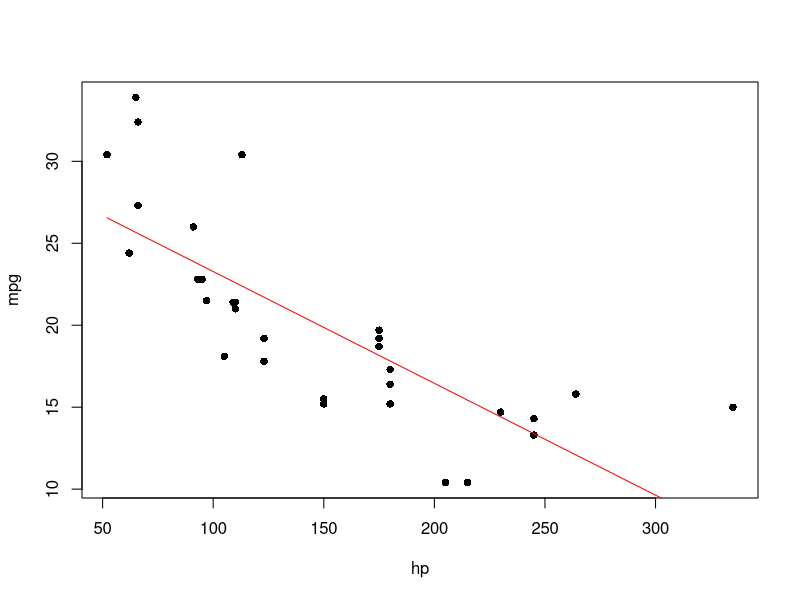
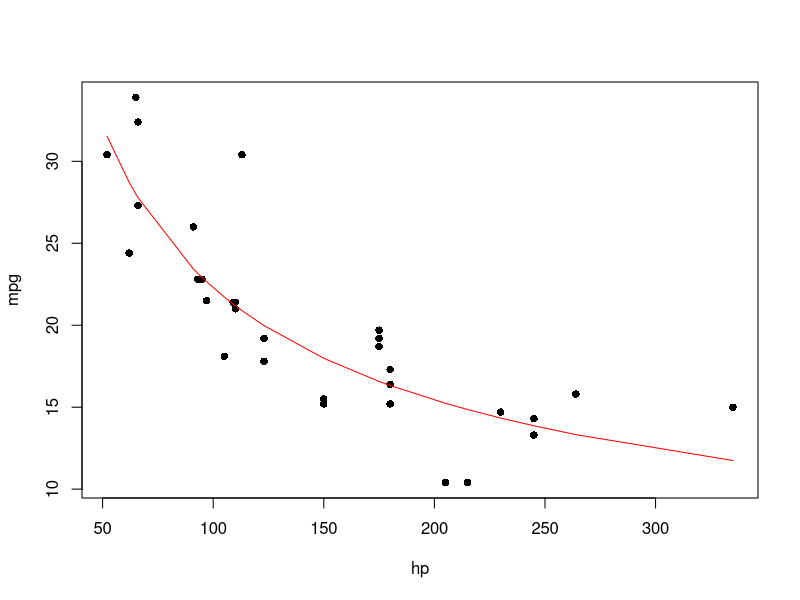
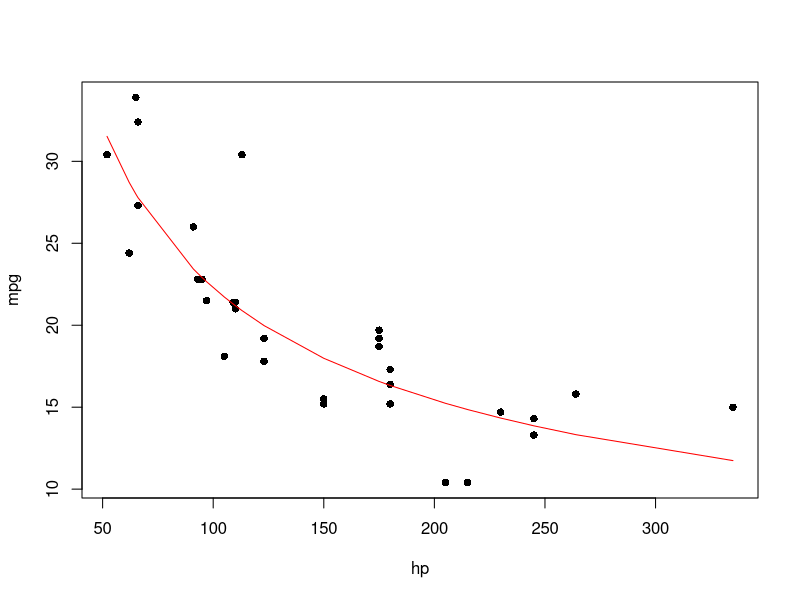
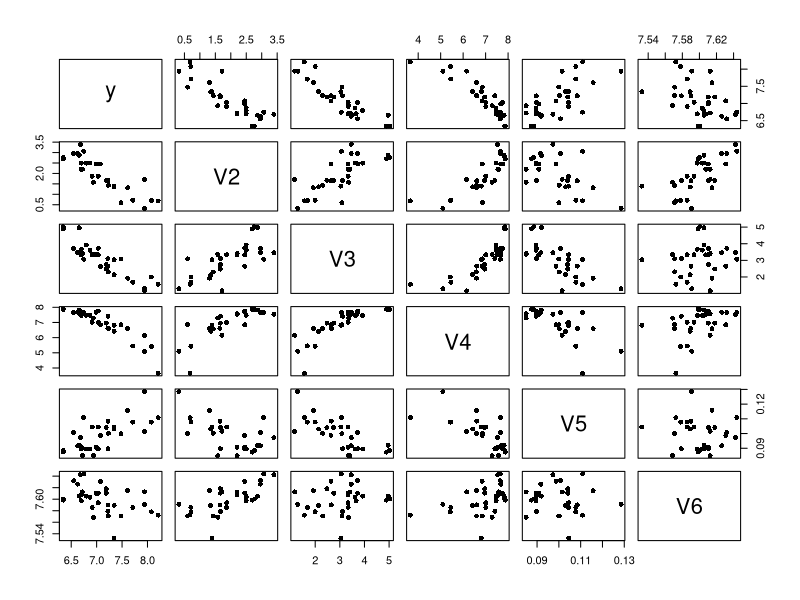

The R source for these figures, in order:
# JOHNSON


djohnson <- function(x, gamma = 0, delta = 1, xi = 0, lambda = 1) {
    z <- (x - xi) / lambda
    t0 <- delta / (lambda * sqrt(2 * pi))
    t1 <- 1 / sqrt(1 + z ^ 2)
    t2 <- exp(1) ^ (-0.5 * (gamma + delta * asinh(z)) ^ 2)
    (t0 * t1 * t2)
}

pjohnson <- function(q, gamma = 0, delta = 1, xi = 0, lambda = 1) {
    pnorm(gamma + delta * asinh((q - xi) / lambda))
}

qjohnson <- function(p, gamma = 0, delta = 1, xi = 0, lambda = 1) {
    xi + lambda * sinh((qnorm(p) - gamma) / delta)
}

rjohnson <- function(n, gamma = 0, delta = 1, xi = 0, lambda = 1) {
    lambda * sinh((qnorm(runif(n)) - gamma) / delta) + xi
}


# NORMALIZATION


znorm <- function(x) {
    # parameterization
    mu <- mean(x)
    sigma <- sd(x)

    # functions
    normalize <- function(q)
        (q - mu) / sigma
    denormalize <- function(z)
        sigma * z + mu

    # return
    list(normalize = normalize,
         denormalize = denormalize,
         mean = mu,
         sd = sigma,
         x = x,
         z = normalize(x))
}

zjohnson <- function(x) {
    # default parameters
    gdxl <- c(gamma = 0, delta = 1, xi = 0, lambda = 1)

    # parameterization
    opt <- optim(gdxl, function(gdxl) {
        z <- qnorm(pjohnson(x, gdxl[1], gdxl[2], gdxl[3], gdxl[4]))
        suppressWarnings(ks.test(z, "pnorm")$p.value)
    })

    # binding
    gdxl <- opt$par
    zn <- znorm(qnorm(pjohnson(x, gdxl[1], gdxl[2], gdxl[3], gdxl[4])))

    # functions
    normalize <- function(q)
        zn$normalize(qnorm(pjohnson(q, gdxl[1], gdxl[2], gdxl[3], gdxl[4])))
    denormalize <- function(z)
        qjohnson(pnorm(zn$denormalize(z)), gdxl[1], gdxl[2], gdxl[3], gdxl[4])

    # return
    list(normalize = normalize,
         denormalize = denormalize,
         gamma = gdxl[1],
         delta = gdxl[2],
         xi = gdxl[3],
         lambda = gdxl[4],
         x = x,
         z = normalize(x))
}


# JOINT NORMALIZATION


# This process optimizes the linear relationship in a bivariate setting through joint normalization with the Johnson SU distribution.
# lm.johnson <- function(x, y, iterations = 3) {
#     prm <- c(0, 1, 0, 1,
#              0, 1, 0, 1)

#     for (k in 1:iterations) {
#         opt <- optim(prm, function(prm) {
#             gdxl_x <- prm[1:4]
#             gdxl_y <- prm[5:8]

#             xn <- qnorm(pjohnson(x, gdxl_x[1], gdxl_x[2], gdxl_x[3], gdxl_x[4]))
#             yn <- qnorm(pjohnson(y, gdxl_y[1], gdxl_y[2], gdxl_y[3], gdxl_y[4]))

#             tryCatch({
#                 m <- lm(yn ~ xn)
#                 suppressWarnings(ks.test(m$residuals, "pnorm")$p.value)
#             }, error = function(e) {
#                 Inf
#             })
#         })

#         prm <- opt$par
#     }

#     gdxl_x <- prm[1:4]
#     gdxl_y <- prm[5:8]

#     xn <- qnorm(pjohnson(x, gdxl_x[1], gdxl_x[2], gdxl_x[3], gdxl_x[4]))
#     yn <- qnorm(pjohnson(y, gdxl_y[1], gdxl_y[2], gdxl_y[3], gdxl_y[4]))

#     # xi <- seq(min(xn), max(xn), length.out = 300)
#     xi <- xn
#     m <- lm(yn ~ xn)
#     print(summary(m))
#     yi <- predict(m, data.frame(xn = xi))

#     xq <- qjohnson(pnorm(xi), gdxl_x[1], gdxl_x[2], gdxl_x[3], gdxl_x[4])
#     yq <- qjohnson(pnorm(yi), gdxl_y[1], gdxl_y[2], gdxl_y[3], gdxl_y[4])

#     list(x = xq, y = yq)
# }


# TESTING


df <- mtcars[order(mtcars$hp), ]
str(df)

{
    attach(df)

    jhp <- zjohnson(hp)
    jwt <- zjohnson(wt)
    jmpg <- zjohnson(mpg)

    summary(lm(mpg ~ hp))
    summary(lm(log(mpg) ~ log(hp)))
    summary(lm(jmpg$z ~ jhp$z))

    summary(lm(mpg ~ hp + wt))
    summary(lm(log(mpg) ~ log(hp) + log(wt)))
    summary(lm(jmpg$z ~ jhp$z + jwt$z))

    response <- mpg
    predictors <- list(hp, wt, disp, drat, qsec)

    prm <- rep(c(0, 1), 2 * (1 + length(predictors)))
    last <- 1
    better <- TRUE
    while (better) {
        opt <- optim(prm, function(prm) {
            y <- qnorm(pjohnson(response, prm[1], prm[2], prm[3], prm[4]))
            x <- rowSums(sapply(1:length(predictors), function(k) {
                qnorm(pjohnson(predictors[[k]], prm[4 * k + 1], prm[4 * k + 2], prm[4 * k + 3], prm[4 * k + 4]))
            }))
            tryCatch({
                m <- lm(y ~ x)
                summary(m)$coefficients[2, 4]
            }, error = function(e) {
                Inf
            })
        })

        prm <- opt$par
        print(opt$value / last)
        if (0.999 < (opt$value / last)) {
            better <- FALSE
        }
        last <- opt$value
    }
}

with(df, {
    pdf("nlj.pdf", 9, 6)

    plot(hp, mpg, pch = 16)
    lines(hp, lm(mpg ~ hp)$fitted.values, col = "red")

    plot(hp, mpg, pch = 16)
    lines(hp, exp(lm(log(mpg) ~ log(hp))$fitted.values), col = "red")

    jhp <- zjohnson(hp)
    jmpg <- zjohnson(mpg)

    plot(hp, mpg, pch = 16)
    lines(hp, jmpg$denormalize(lm(jmpg$z ~ jhp$z)$fitted.values), col = "red")

    dev.off()
})

{
    pdf("nlj.pdf", 9, 9)

    y <- qnorm(pjohnson(response, prm[1], prm[2], prm[3], prm[4]))
    x <- sapply(1:length(predictors), function(k) {
        qnorm(pjohnson(predictors[[k]], prm[4 * k + 1], prm[4 * k + 2], prm[4 * k + 3], prm[4 * k + 4]))
    })
    mat <- as.data.frame(cbind(y, x))
    m <- lm(y ~ rowSums(x))
    summary(m)

    plot(mat, pch = 16)
    pnorm(y)
    qjohnson(pnorm(y), prm[1], prm[2], prm[3], prm[4])
    mpg_hat <- qjohnson(pnorm(m$fitted.values), prm[1], prm[2], prm[3], prm[4])
    rownames(df)[order(mpg / mpg_hat)]

    dev.off()
}
